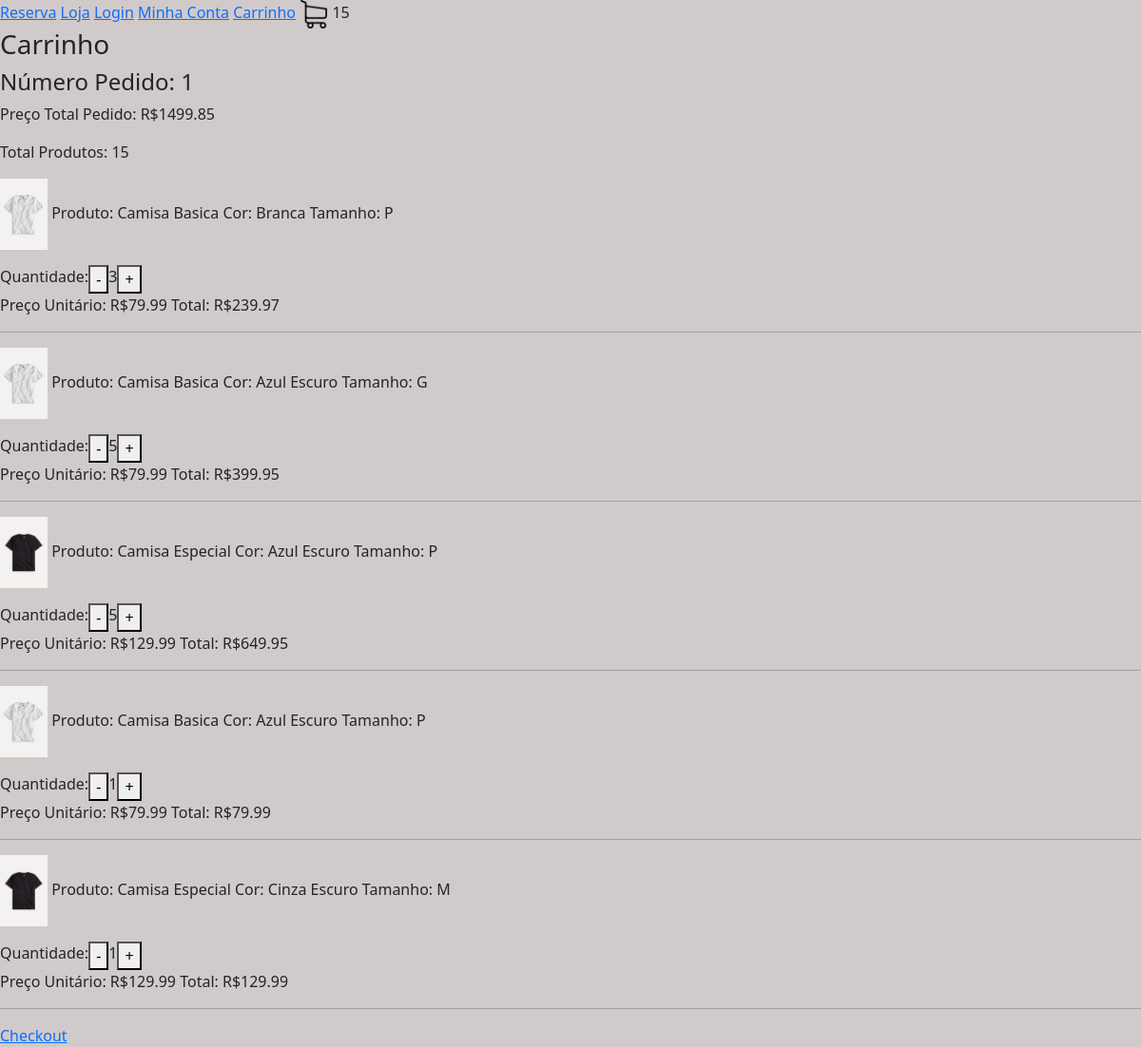
Page /carrinho/ (signed in) on the earlier database version.
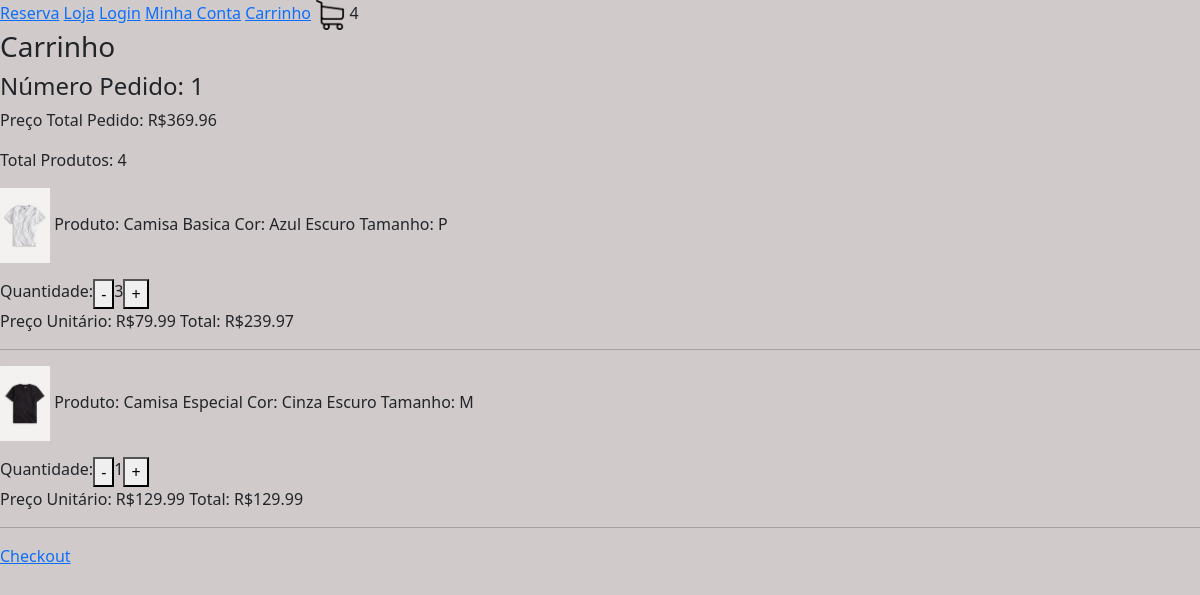
Same page on the later database version.
### loja/models.py (models this page shows, shortened)
class Pedido(models.Model):
     cliente =  models.ForeignKey(Cliente, null=True, blank=True, on_delete=models.SET_NULL)
     finalizado =  models.BooleanField(default=False)
     codigo_transacao =  models.CharField(max_length=200, null=True, blank=True)
     endereco = models.ForeignKey(Endereco, null=True, blank=True, on_delete=models.SET_NULL)
     data_finalizacao = models.DateField(null=True, blank=True)
     @property
     def quantidade_total(self):
         itens_pedido = ItensPedido.objects.filter(pedido__id=self.id)
         quantidade = sum([item.quantidade for item in itens_pedido])
         return quantidade
     @property
     def preco_total(self):
         itens_pedido = ItensPedido.objects.filter(pedido__id=self.id)
         preco = sum([item.preco_total for item in itens_pedido])
         return preco

class ItensPedido(models.Model):
    item_estoque = models.ForeignKey(ItemEstoque, null=True, blank=True, on_delete=models.SET_NULL)
    quantidade = models.IntegerField(default=0)
    pedido = models.ForeignKey(Pedido, null=True, blank=True, on_delete=models.SET_NULL)
    @property #serve para acessar uma funcao da class sem ()
    def preco_total(self):
        return self.quantidade * self.item_estoque.produto.preco

class ItemEstoque(models.Model):
    produto = models.ForeignKey(Produto, null=True, blank=True, on_delete=models.SET_NULL)
    cor =  models.ForeignKey(Cor, null=True, blank=True, on_delete=models.SET_NULL)
    tamanho =  models.CharField(max_length=200, null=True, blank=True)
    quantidade = models.IntegerField(default=0)

class Produto(models.Model):
    imagem = models.ImageField(null=True, blank=True)
    nome = models.CharField(max_length=200, null=True, blank=True)
    preco = models.DecimalField(max_digits=10, decimal_places=2)
    ativo = models.BooleanField(default=True)
    categoria = models.ForeignKey(Categoria, null=True, blank=True, on_delete=models.SET_NULL)
    tipo = models.ForeignKey(Tipo, null=True, blank=True, on_delete=models.SET_NULL)

class Cor(models.Model):
    nome = models.CharField(max_length=200, null=True, blank=True)
    codigo = models.CharField(max_length=200, null=True, blank=True)

### loja/views.py (the view)
# urls.py: path('carrinho/', carrinho, name="carrinho") ,
def carrinho(request):
  if request.user.is_authenticated:
    cliente = request.user.cliente
  pedido, criado = Pedido.objects.get_or_create(cliente=cliente, finalizado=False)
  itens_pedido = ItensPedido.objects.filter(pedido=pedido)
  for item in itens_pedido:
    print(item.preco_total)
  context = {"itens_pedido": itens_pedido, "pedido": pedido}
  return render(request, 'carrinho.html', context)

### loja/novos_context.py (called while the page is built)
def carrinho(request):
  quantidade_produtos_carrinho = 0
  if request.user.is_authenticated:
    cliente = request.user.cliente
  else:
    return {"quantidade_produtos_carrinho": quantidade_produtos_carrinho}
  pedido, criado = Pedido.objects.get_or_create(cliente=cliente, finalizado=False)
  itens_pedido = ItensPedido.objects.filter(pedido=pedido)
  for item in itens_pedido:
    quantidade_produtos_carrinho += item.quantidade
  return {"quantidade_produtos_carrinho": quantidade_produtos_carrinho}

### loja/templates/carrinho.html (shortened to what this page needs)
{% extends 'base.html' %}
{% load static %}
{% block body %}
<h3>Carrinho</h3>
<h4>Número Pedido: {{ pedido.id }}</h4>
<p>Preço Total Pedido: R${{ pedido.preco_total }}</p>
<p>Total Produtos: {{ pedido.quantidade_total }}</p>
{% for item in itens_pedido %}
<p>
  <img src="{{ item.item_estoque.produto.imagem.url }}" alt="imagem" width="50">
  Produto: {{ item.item_estoque.produto.nome }}
  Cor: {{ item.item_estoque.cor.nome }}
  Tamanho: {{ item.item_estoque.tamanho }}
<div style="display: flex">
  Quantidade:
  <form method="post" action="{% url 'remover_carrinho' item.item_estoque.produto.id %}">
    <button type="submit">-</button>
  </form>
  {{ item.quantidade }}
  <form method="post" action="{% url 'adicionar_carrinho' item.item_estoque.produto.id %}">
    <button type="submit">+</button>
  </form>
</div>
Preço Unitário: R${{ item.item_estoque.produto.preco }}
Total: R${{ item.preco_total }}
</p>
<hr>
{% endfor %}
<a href="{% url 'checkout' %}">Checkout</a>
{% endblock %}

Differences in the rows shown:
removed ItensPedido: item_estoque.produto.imagem (picture), item_estoque.produto.nome "Camisa Basica", item_estoque.cor.nome "Branca", item_estoque.tamanho "P", quantidade "3", item_estoque.produto.preco "79.99", preco_total "239.97"
removed ItensPedido: item_estoque.produto.imagem (picture), item_estoque.produto.nome "Camisa Basica", item_estoque.cor.nome "Azul Escuro", item_estoque.tamanho "G", quantidade "5", item_estoque.produto.preco "79.99", preco_total "399.95"
removed ItensPedido: item_estoque.produto.imagem (picture), item_estoque.produto.nome "Camisa Especial", item_estoque.cor.nome "Azul Escuro", item_estoque.tamanho "P", quantidade "5", item_estoque.produto.preco "129.99", preco_total "649.95"
changed through a linked row, Pedido id 1: preco_total "1499.85" → "369.96"; quantidade_total "15" → "4"
changed ItensPedido "Camisa Basica": quantidade "1" → "3"; preco_total "79.99" → "239.97"
Other differences:
{{ quantidade_produtos_carrinho }}: "15" → "4"
